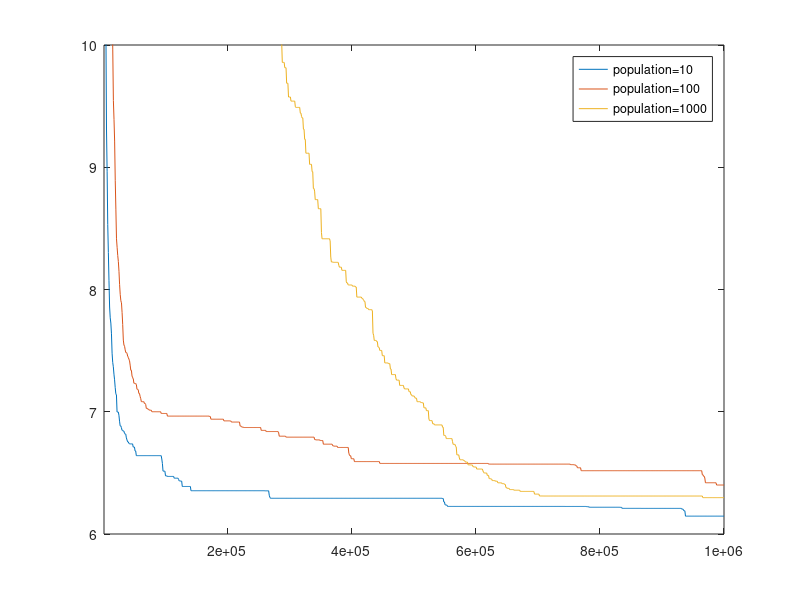

MATLAB code for this plot:
fid = fopen('evo_p1/TSP1/GAp10i0.txt');
GAp10i0 = fscanf(fid, '%g|%d', [2 inf]);
fclose(fid);
fid = fopen('evo_p1/TSP1/GAp10i1.txt');
GAp10i1 = fscanf(fid, '%g|%d', [2 inf]);
fclose(fid);
fid = fopen('evo_p1/TSP1/GAp10i2.txt');
GAp10i2 = fscanf(fid, '%g|%d', [2 inf]);
fclose(fid);
[m,n] = size(GAp10i0);
GAp10=zeros(m,n);
for i=1:n
    GAp10(1,i)=(GAp10i0(1,i)+GAp10i1(1,i)+GAp10i2(1,i))/3;
    GAp10(2,i)= GAp10i0(2,i);
end
plot(GAp10(2,:),GAp10(1,:));
axis([2000 1000000 6 10])
hold all;
%figure(2);
fid = fopen('evo_p1/TSP1/GAp100i0.txt');
GAp100i0 = fscanf(fid, '%g|%d', [2 inf]);
fclose(fid);
fid = fopen('evo_p1/TSP1/GAp100i1.txt');
GAp100i1 = fscanf(fid, '%g|%d', [2 inf]);
fclose(fid);
fid = fopen('evo_p1/TSP1/GAp100i2.txt');
GAp100i2 = fscanf(fid, '%g|%d', [2 inf]);
fclose(fid);
[m,n] = size(GAp100i0);
GAp100=zeros(m,n);
for i=1:n
    GAp100(1,i)=(GAp100i0(1,i)+GAp100i1(1,i)+GAp100i2(1,i))/3;
    GAp100(2,i)= GAp100i0(2,i);
end
plot(GAp100(2,:),GAp100(1,:));
axis([2000 1000000 6 10])
%figure(3);
fid = fopen('evo_p1/TSP1/GAp1000i0.txt');
GAp1000i0 = fscanf(fid, '%g|%d', [2 inf]);
fclose(fid);
fid = fopen('evo_p1/TSP1/GAp1000i1.txt');
GAp1000i1 = fscanf(fid, '%g|%d', [2 inf]);
fclose(fid);
fid = fopen('evo_p1/TSP1/GAp1000i2.txt');
GAp1000i2 = fscanf(fid, '%g|%d', [2 inf]);
fclose(fid);
[m,n] = size(GAp1000i0);
GAp1000=zeros(m,n);
for i=1:n
    GAp1000(1,i)=(GAp1000i0(1,i)+GAp1000i1(1,i)+GAp1000i2(1,i))/3;
    GAp1000(2,i)= GAp1000i0(2,i);
end
plot(GAp1000(2,:),GAp1000(1,:));
axis([2000 1000000 6 10])
legend('population=10','population=100','population=1000');
